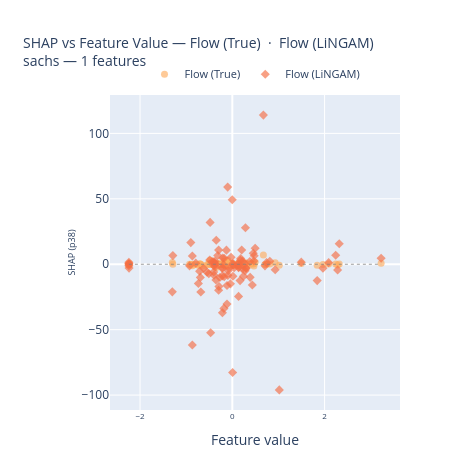
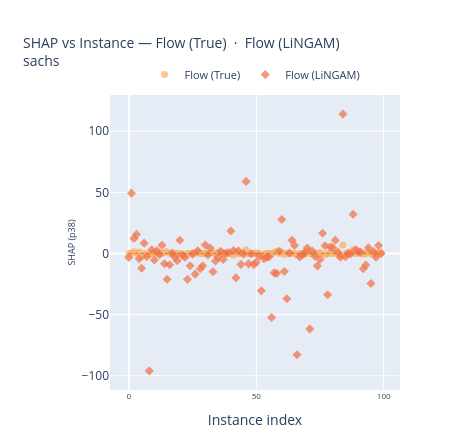
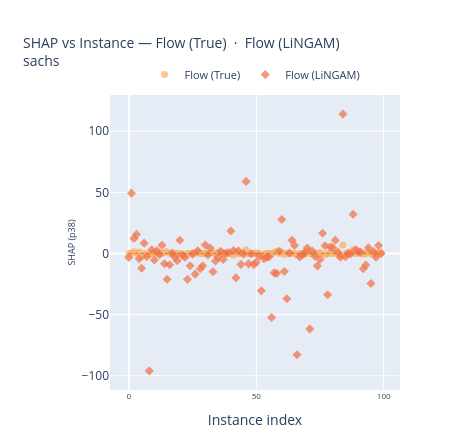

Notebook code cell kept with these figures, in order:
### Code cell
baseline = 'Flow (True)'
compared = 'Flow (LiNGAM)'

# SHAP vs Feature Value
plot_shap_vs_feature(
    shap_data, feature_names, x_test,
    method_1=baseline,
    method_2=compared,
    features=HIGHLIGHT_FEATURES,
    dataset=DATASET,
    save_dir=PLOTS_DIR,
)

# SHAP vs Instance
plot_shap_vs_instance(
    shap_data, feature_names,
    method_1=baseline,
    method_2=compared,
    features=HIGHLIGHT_FEATURES,
    # instance_idx=instance_idx,   # optional — None = all instances
    dataset=DATASET,
    mode='markers',              # or "lines+markers"
    save_dir=PLOTS_DIR,
)

### Figure 1 — Plotly figure (JSON) as saved in the notebook; plotly's stock layout.template omitted (floating-point values rounded to 4 significant figures)
{"data": [{"hovertemplate": "<b>p38</b> — Flow (True)<br>feature value = %{x:.4f}<br>SHAP = %{y:.4f}<extra></extra>", "legendgroup": "Flow (True)", "marker": {"color": "#fdae61", "line": {"width": 0}, "opacity": 0.65, "size": 7, "symbol": "circle"}, "mode": "markers", "name": "Flow (True)", "showlegend": true, "type": "scatter", "x": [0.2159, -0.001766, 0.495, 2.318, 0.9291, -0.3547, 0.454, 0.1353, 1.019, 0.175, -0.7086, 0.8133, -0.4029, -0.3156, -0.3958, -1.3, 0.01289, -2.242, -0.209, -0.4029, -0.2968, -2.242, 0.2975, -0.6826, 0.3868, 0.01908, -0.2906, -0.375, 0.1682, -0.6929, 2.241, 0.708, 0.1817, -0.04078, -0.5471, -2.238, -0.4356, -0.08893, -2.242, -0.7922, -0.348, 0.4679, -0.2968, 0.2223, -0.2146, 0.1065, -0.1009, -0.09607, -0.3614, 0.2425, -0.5095, -0.3681, -0.1154, 2.282, 1.965, 0.2975, -0.4697, 0.4338, -0.1154, -0.4029, 0.2845, -0.7355, -0.2146, 0.2698, 0.2031, -1.289, 0.006641, -0.06793, -0.927, 0.01289, -0.1765, -0.8663, 0.3791, 0.1406, -0.2694, 0.2772, -0.8994, -0.8663, -0.1819, -0.02755, -0.209, -0.1278, 2.088, -0.6236, 0.6736, 0.03938, -0.3819, -0.1899, -0.4814, -0.4893, -2.242, 0.7418, 1.839, -0.1765, 3.225, 0.1353, 1.495, -0.223, 0.4748, 0.1282], "xaxis": "x", "y": [-0.0224, 0.6415, 1.502, 0.1965, 1.184, -2.649, 0.0, -0.7366, -0.7862, 0.0, 0.4407, 0.2628, -0.613, 0.05583, 1.099, 1.371, -0.0896, -0.1681, 0.0, 0.0, 0.1267, -0.6431, -1.311, 0.0, 0.04698, 0.2497, 0.1727, 0.7119, -0.1065, 0.06345, 0.1826, -0.2752, 0.4583, 0.5994, -0.2995, 0.6981, 0.147, 0.3887, -0.2064, -0.2424, 0.2362, -1.353, 0.2888, -0.1862, 0.1677, 0.0, 3.059, -0.3569, -0.137, 0.0, 0.4948, -0.005566, -1.483, -0.5951, -0.114, 0.1544, -0.2219, 0.6982, 1.744, -0.1013, 1.229, -0.805, 0.2561, 0.0, 0.09956, 0.04876, -0.9533, 0.0, -0.09557, -0.8315, 2.225, 0.02765, 0.2548, -0.2478, -0.1323, 0.79, -0.1606, -1.127, -0.2349, 0.09797, -0.104, 0.3859, 0.1401, -1.382, 7.001, -0.3663, -0.6769, 0.4727, 3.069, -0.02772, 0.0, -0.06569, -0.6764, 0.01978, 0.8526, -0.2609, 0.5279, -0.2304, 0.5247, 0.3413], "yaxis": "y"}, {"hovertemplate": "<b>p38</b> — Flow (LiNGAM)<br>feature value = %{x:.4f}<br>SHAP = %{y:.4f}<extra></extra>", "legendgroup": "Flow (LiNGAM)", "marker": {"color": "#f46d43", "line": {"width": 0}, "opacity": 0.65, "size": 7, "symbol": "diamond"}, "mode": "markers", "name": "Flow (LiNGAM)", "showlegend": true, "type": "scatter", "x": [0.2159, -0.001766, 0.495, 2.318, 0.9291, -0.3547, 0.454, 0.1353, 1.019, 0.175, -0.7086, 0.8133, -0.4029, -0.3156, -0.3958, -1.3, 0.01289, -2.242, -0.209, -0.4029, -0.2968, -2.242, 0.2975, -0.6826, 0.3868, 0.01908, -0.2906, -0.375, 0.1682, -0.6929, 2.241, 0.708, 0.1817, -0.04078, -0.5471, -2.238, -0.4356, -0.08893, -2.242, -0.7922, -0.348, 0.4679, -0.2968, 0.2223, -0.2146, 0.1065, -0.1009, -0.09607, -0.3614, 0.2425, -0.5095, -0.3681, -0.1154, 2.282, 1.965, 0.2975, -0.4697, 0.4338, -0.1154, -0.4029, 0.2845, -0.7355, -0.2146, 0.2698, 0.2031, -1.289, 0.006641, -0.06793, -0.927, 0.01289, -0.1765, -0.8663, 0.3791, 0.1406, -0.2694, 0.2772, -0.8994, -0.8663, -0.1819, -0.02755, -0.209, -0.1278, 2.088, -0.6236, 0.6736, 0.03938, -0.3819, -0.1899, -0.4814, -0.4893, -2.242, 0.7418, 1.839, -0.1765, 3.225, 0.1353, 1.495, -0.223, 0.4748, 0.1282], "xaxis": "x", "y": [-3.352, 49.34, 12.22, 15.6, -4.215, -12.08, 8.45, -2.578, -96.02, 3.003, -5.299, 2.269, -0.8761, 6.699, -8.349, -21.1, -9.219, 0.3111, -2.96, -5.866, 10.82, -1.206, -3.196, -21.2, -10.02, -0.4971, -16.93, 2.181, -12.5, -10.08, 6.87, -1.234, 4.296, -15.01, -6.065, -2.965, 1.831, -4.975, 0.1379, 0.8205, 18.36, 2.488, -19.93, 2.177, -8.906, -0.3377, 58.96, -8.497, -0.1483, -9.09, -7.176, -1.961, -30.47, -4.351, -3.049, -2.923, -52.31, -15.86, -16.27, 1.799, 27.84, -14.69, -37.03, 0.3939, 10.83, 6.589, -82.78, -2.847, -1.231, 0.5911, 4.527, -61.68, 2.032, -2.219, -10.12, -4.956, 16.56, 6.263, -33.75, 5.27, 4.758, 10.78, 1.205, -3.081, 114.0, -2.669, 0.344, -0.4463, 32.0, 3.189, 1.534, 1.221, -12.49, -9.48, 4.539, -24.59, 1.613, -3.119, 6.469, 0.06482], "yaxis": "y"}, {"hoverinfo": "skip", "line": {"color": "gray", "dash": "dot", "width": 0.8}, "mode": "lines", "showlegend": false, "type": "scatter", "x": [-2.242, 3.225], "xaxis": "x", "y": [0, 0], "yaxis": "y"}], "layout": {"height": 460, "legend": {"font": {"size": 11}, "orientation": "h", "x": 0.5, "xanchor": "center", "y": 1.02, "yanchor": "bottom"}, "margin": {"b": 50, "l": 110, "r": 60, "t": 95}, "title": {"font": {"size": 14}, "text": "SHAP vs Feature Value — Flow (True)  ·  Flow (LiNGAM)<br>sachs — 1 features"}, "width": 460, "xaxis": {"anchor": "y", "domain": [0, 1], "tickfont": {"size": 8}, "title": {"text": "Feature value"}}, "yaxis": {"anchor": "x", "domain": [0, 1], "title": {"font": {"size": 9}, "standoff": 4, "text": "SHAP (p38)"}}}}

### Figure 2 — Plotly figure (JSON) as saved in the notebook; plotly's stock layout.template omitted (floating-point values rounded to 4 significant figures)
{"data": [{"hovertemplate": "<b>p38</b> — Flow (True)<br>instance = %{x}<br>SHAP = %{y:.4f}<extra></extra>", "legendgroup": "Flow (True)", "marker": {"color": "#fdae61", "line": {"width": 0}, "opacity": 0.7, "size": 7, "symbol": "circle"}, "mode": "markers", "name": "Flow (True)", "showlegend": true, "type": "scatter", "x": [0, 1, 2, 3, 4, 5, 6, 7, 8, 9, 10, 11, 12, 13, 14, 15, 16, 17, 18, 19, 20, 21, 22, 23, 24, 25, 26, 27, 28, 29, 30, 31, 32, 33, 34, 35, 36, 37, 38, 39, 40, 41, 42, 43, 44, 45, 46, 47, 48, 49, 50, 51, 52, 53, 54, 55, 56, 57, 58, 59, 60, 61, 62, 63, 64, 65, 66, 67, 68, 69, 70, 71, 72, 73, 74, 75, 76, 77, 78, 79, 80, 81, 82, 83, 84, 85, 86, 87, 88, 89, 90, 91, 92, 93, 94, 95, 96, 97, 98, 99], "xaxis": "x", "y": [-0.0224, 0.6415, 1.502, 0.1965, 1.184, -2.649, 0.0, -0.7366, -0.7862, 0.0, 0.4407, 0.2628, -0.613, 0.05583, 1.099, 1.371, -0.0896, -0.1681, 0.0, 0.0, 0.1267, -0.6431, -1.311, 0.0, 0.04698, 0.2497, 0.1727, 0.7119, -0.1065, 0.06345, 0.1826, -0.2752, 0.4583, 0.5994, -0.2995, 0.6981, 0.147, 0.3887, -0.2064, -0.2424, 0.2362, -1.353, 0.2888, -0.1862, 0.1677, 0.0, 3.059, -0.3569, -0.137, 0.0, 0.4948, -0.005566, -1.483, -0.5951, -0.114, 0.1544, -0.2219, 0.6982, 1.744, -0.1013, 1.229, -0.805, 0.2561, 0.0, 0.09956, 0.04876, -0.9533, 0.0, -0.09557, -0.8315, 2.225, 0.02765, 0.2548, -0.2478, -0.1323, 0.79, -0.1606, -1.127, -0.2349, 0.09797, -0.104, 0.3859, 0.1401, -1.382, 7.001, -0.3663, -0.6769, 0.4727, 3.069, -0.02772, 0.0, -0.06569, -0.6764, 0.01978, 0.8526, -0.2609, 0.5279, -0.2304, 0.5247, 0.3413], "yaxis": "y"}, {"hovertemplate": "<b>p38</b> — Flow (LiNGAM)<br>instance = %{x}<br>SHAP = %{y:.4f}<extra></extra>", "legendgroup": "Flow (LiNGAM)", "marker": {"color": "#f46d43", "line": {"width": 0}, "opacity": 0.7, "size": 7, "symbol": "diamond"}, "mode": "markers", "name": "Flow (LiNGAM)", "showlegend": true, "type": "scatter", "x": [0, 1, 2, 3, 4, 5, 6, 7, 8, 9, 10, 11, 12, 13, 14, 15, 16, 17, 18, 19, 20, 21, 22, 23, 24, 25, 26, 27, 28, 29, 30, 31, 32, 33, 34, 35, 36, 37, 38, 39, 40, 41, 42, 43, 44, 45, 46, 47, 48, 49, 50, 51, 52, 53, 54, 55, 56, 57, 58, 59, 60, 61, 62, 63, 64, 65, 66, 67, 68, 69, 70, 71, 72, 73, 74, 75, 76, 77, 78, 79, 80, 81, 82, 83, 84, 85, 86, 87, 88, 89, 90, 91, 92, 93, 94, 95, 96, 97, 98, 99], "xaxis": "x", "y": [-3.352, 49.34, 12.22, 15.6, -4.215, -12.08, 8.45, -2.578, -96.02, 3.003, -5.299, 2.269, -0.8761, 6.699, -8.349, -21.1, -9.219, 0.3111, -2.96, -5.866, 10.82, -1.206, -3.196, -21.2, -10.02, -0.4971, -16.93, 2.181, -12.5, -10.08, 6.87, -1.234, 4.296, -15.01, -6.065, -2.965, 1.831, -4.975, 0.1379, 0.8205, 18.36, 2.488, -19.93, 2.177, -8.906, -0.3377, 58.96, -8.497, -0.1483, -9.09, -7.176, -1.961, -30.47, -4.351, -3.049, -2.923, -52.31, -15.86, -16.27, 1.799, 27.84, -14.69, -37.03, 0.3939, 10.83, 6.589, -82.78, -2.847, -1.231, 0.5911, 4.527, -61.68, 2.032, -2.219, -10.12, -4.956, 16.56, 6.263, -33.75, 5.27, 4.758, 10.78, 1.205, -3.081, 114.0, -2.669, 0.344, -0.4463, 32.0, 3.189, 1.534, 1.221, -12.49, -9.48, 4.539, -24.59, 1.613, -3.119, 6.469, 0.06482], "yaxis": "y"}, {"hoverinfo": "skip", "line": {"color": "gray", "dash": "dot", "width": 0.8}, "mode": "lines", "showlegend": false, "type": "scatter", "x": [0, 99], "xaxis": "x", "y": [0, 0], "yaxis": "y"}], "layout": {"height": 440, "legend": {"font": {"size": 11}, "orientation": "h", "x": 0.5, "xanchor": "center", "y": 1.02, "yanchor": "bottom"}, "margin": {"b": 50, "l": 110, "r": 60, "t": 95}, "title": {"font": {"size": 14}, "text": "SHAP vs Instance — Flow (True)  ·  Flow (LiNGAM)<br>sachs"}, "width": 460, "xaxis": {"anchor": "y", "domain": [0, 1], "tickfont": {"size": 8}, "title": {"text": "Instance index"}}, "yaxis": {"anchor": "x", "domain": [0, 1], "title": {"font": {"size": 9}, "standoff": 4, "text": "SHAP (p38)"}}}}

### Figure 3 — Plotly figure (JSON) as saved in the notebook; plotly's stock layout.template omitted (floating-point values rounded to 4 significant figures)
{"data": [{"hovertemplate": "<b>p38</b> — Flow (True)<br>instance = %{x}<br>SHAP = %{y:.4f}<extra></extra>", "legendgroup": "Flow (True)", "marker": {"color": "#fdae61", "line": {"width": 0}, "opacity": 0.7, "size": 7, "symbol": "circle"}, "mode": "markers", "name": "Flow (True)", "showlegend": true, "type": "scatter", "x": [0, 1, 2, 3, 4, 5, 6, 7, 8, 9, 10, 11, 12, 13, 14, 15, 16, 17, 18, 19, 20, 21, 22, 23, 24, 25, 26, 27, 28, 29, 30, 31, 32, 33, 34, 35, 36, 37, 38, 39, 40, 41, 42, 43, 44, 45, 46, 47, 48, 49, 50, 51, 52, 53, 54, 55, 56, 57, 58, 59, 60, 61, 62, 63, 64, 65, 66, 67, 68, 69, 70, 71, 72, 73, 74, 75, 76, 77, 78, 79, 80, 81, 82, 83, 84, 85, 86, 87, 88, 89, 90, 91, 92, 93, 94, 95, 96, 97, 98, 99], "xaxis": "x", "y": [-0.0224, 0.6415, 1.502, 0.1965, 1.184, -2.649, 0.0, -0.7366, -0.7862, 0.0, 0.4407, 0.2628, -0.613, 0.05583, 1.099, 1.371, -0.0896, -0.1681, 0.0, 0.0, 0.1267, -0.6431, -1.311, 0.0, 0.04698, 0.2497, 0.1727, 0.7119, -0.1065, 0.06345, 0.1826, -0.2752, 0.4583, 0.5994, -0.2995, 0.6981, 0.147, 0.3887, -0.2064, -0.2424, 0.2362, -1.353, 0.2888, -0.1862, 0.1677, 0.0, 3.059, -0.3569, -0.137, 0.0, 0.4948, -0.005566, -1.483, -0.5951, -0.114, 0.1544, -0.2219, 0.6982, 1.744, -0.1013, 1.229, -0.805, 0.2561, 0.0, 0.09956, 0.04876, -0.9533, 0.0, -0.09557, -0.8315, 2.225, 0.02765, 0.2548, -0.2478, -0.1323, 0.79, -0.1606, -1.127, -0.2349, 0.09797, -0.104, 0.3859, 0.1401, -1.382, 7.001, -0.3663, -0.6769, 0.4727, 3.069, -0.02772, 0.0, -0.06569, -0.6764, 0.01978, 0.8526, -0.2609, 0.5279, -0.2304, 0.5247, 0.3413], "yaxis": "y"}, {"hovertemplate": "<b>p38</b> — Flow (LiNGAM)<br>instance = %{x}<br>SHAP = %{y:.4f}<extra></extra>", "legendgroup": "Flow (LiNGAM)", "marker": {"color": "#f46d43", "line": {"width": 0}, "opacity": 0.7, "size": 7, "symbol": "diamond"}, "mode": "markers", "name": "Flow (LiNGAM)", "showlegend": true, "type": "scatter", "x": [0, 1, 2, 3, 4, 5, 6, 7, 8, 9, 10, 11, 12, 13, 14, 15, 16, 17, 18, 19, 20, 21, 22, 23, 24, 25, 26, 27, 28, 29, 30, 31, 32, 33, 34, 35, 36, 37, 38, 39, 40, 41, 42, 43, 44, 45, 46, 47, 48, 49, 50, 51, 52, 53, 54, 55, 56, 57, 58, 59, 60, 61, 62, 63, 64, 65, 66, 67, 68, 69, 70, 71, 72, 73, 74, 75, 76, 77, 78, 79, 80, 81, 82, 83, 84, 85, 86, 87, 88, 89, 90, 91, 92, 93, 94, 95, 96, 97, 98, 99], "xaxis": "x", "y": [-3.352, 49.34, 12.22, 15.6, -4.215, -12.08, 8.45, -2.578, -96.02, 3.003, -5.299, 2.269, -0.8761, 6.699, -8.349, -21.1, -9.219, 0.3111, -2.96, -5.866, 10.82, -1.206, -3.196, -21.2, -10.02, -0.4971, -16.93, 2.181, -12.5, -10.08, 6.87, -1.234, 4.296, -15.01, -6.065, -2.965, 1.831, -4.975, 0.1379, 0.8205, 18.36, 2.488, -19.93, 2.177, -8.906, -0.3377, 58.96, -8.497, -0.1483, -9.09, -7.176, -1.961, -30.47, -4.351, -3.049, -2.923, -52.31, -15.86, -16.27, 1.799, 27.84, -14.69, -37.03, 0.3939, 10.83, 6.589, -82.78, -2.847, -1.231, 0.5911, 4.527, -61.68, 2.032, -2.219, -10.12, -4.956, 16.56, 6.263, -33.75, 5.27, 4.758, 10.78, 1.205, -3.081, 114.0, -2.669, 0.344, -0.4463, 32.0, 3.189, 1.534, 1.221, -12.49, -9.48, 4.539, -24.59, 1.613, -3.119, 6.469, 0.06482], "yaxis": "y"}, {"hoverinfo": "skip", "line": {"color": "gray", "dash": "dot", "width": 0.8}, "mode": "lines", "showlegend": false, "type": "scatter", "x": [0, 99], "xaxis": "x", "y": [0, 0], "yaxis": "y"}], "layout": {"height": 440, "legend": {"font": {"size": 11}, "orientation": "h", "x": 0.5, "xanchor": "center", "y": 1.02, "yanchor": "bottom"}, "margin": {"b": 50, "l": 110, "r": 60, "t": 95}, "title": {"font": {"size": 14}, "text": "SHAP vs Instance — Flow (True)  ·  Flow (LiNGAM)<br>sachs"}, "width": 460, "xaxis": {"anchor": "y", "domain": [0, 1], "tickfont": {"size": 8}, "title": {"text": "Instance index"}}, "yaxis": {"anchor": "x", "domain": [0, 1], "title": {"font": {"size": 9}, "standoff": 4, "text": "SHAP (p38)"}}}}
